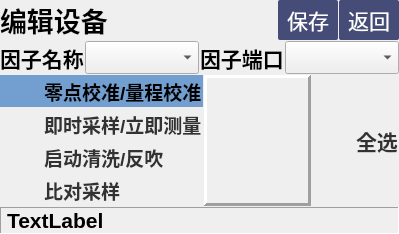
       <widget class="QWidget" name="deviceedit">
        <layout class="QVBoxLayout" name="verticalLayout_6" stretch="1,1,7,2">
         <property name="spacing">
          <number>1</number>
         </property>
         <property name="leftMargin">
          <number>0</number>
         </property>
         <property name="topMargin">
          <number>0</number>
         </property>
         <property name="rightMargin">
          <number>0</number>
         </property>
         <property name="bottomMargin">
          <number>0</number>
         </property>
         <item>
          <layout class="QHBoxLayout" name="horizontalLayout_3" stretch="7,0,0">
           <item>
            <widget class="QLabel" name="label_2">
             <property name="font">
              <font>
               <pointsize>20</pointsize>
               <weight>75</weight>
               <bold>true</bold>
              </font>
             </property>
             <property name="text">
              <string>编辑设备</string>
             </property>
            </widget>
           </item>
           <item>
            <widget class="QPushButton" name="save">
             <property name="sizePolicy">
              <sizepolicy hsizetype="Minimum" vsizetype="Preferred">
               <horstretch>0</horstretch>
               <verstretch>0</verstretch>
              </sizepolicy>
             </property>
             <property name="font">
              <font>
               <pointsize>16</pointsize>
              </font>
             </property>
             <property name="styleSheet">
              <string notr="true">QPushButton{
background-color: rgb(69, 76, 120);
color: rgb(255, 255, 255);
border: none;
border-radius: 2px;
width:60px;

}
 
QPushButton:hover{
background-color: rgb(0, 0, 152);
color: rgb(255, 255, 255);
border: none;
border-radius: 3px;

}
 
QPushButton:pressed{
background-color: rgb(0, 0, 152);
color: rgb(255, 255, 255);

}
</string>
             </property>
             <property name="text">
              <string>保存</string>
             </property>
            </widget>
           </item>
           <item>
            <widget class="QPushButton" name="reback">
             <property name="sizePolicy">
              <sizepolicy hsizetype="Minimum" vsizetype="Preferred">
               <horstretch>0</horstretch>
               <verstretch>0</verstretch>
              </sizepolicy>
             </property>
             <property name="font">
              <font>
               <pointsize>16</pointsize>
              </font>
             </property>
             <property name="styleSheet">
              <string notr="true">QPushButton{
background-color: rgb(69, 76, 120);
color: rgb(255, 255, 255);
border: none;
border-radius: 2px;
width:60px;

}
 
QPushButton:hover{
background-color: rgb(0, 0, 152);
color: rgb(255, 255, 255);
border: none;
border-radius: 3px;

}
 
QPushButton:pressed{
background-color: rgb(0, 0, 152);
color: rgb(255, 255, 255);

}
</string>
             </property>
             <property name="text">
              <string>返回</string>
             </property>
            </widget>
           </item>
          </layout>
         </item>
         <item>
          <layout class="QHBoxLayout" name="horizontalLayout_5" stretch="0,1,0,1">
           <item>
            <widget class="QLabel" name="label_4">
             <property name="sizePolicy">
              <sizepolicy hsizetype="Preferred" vsizetype="Preferred">
               <horstretch>0</horstretch>
               <verstretch>0</verstretch>
              </sizepolicy>
             </property>
             <property name="font">
              <font>
               <pointsize>16</pointsize>
               <weight>75</weight>
               <bold>true</bold>
              </font>
             </property>
             <property name="text">
              <string>因子名称</string>
             </property>
            </widget>
           </item>
           <item>
            <widget class="QComboBox" name="editfacBox">
             <property name="sizePolicy">
              <sizepolicy hsizetype="Preferred" vsizetype="Preferred">
               <horstretch>0</horstretch>
               <verstretch>0</verstretch>
              </sizepolicy>
             </property>
             <property name="font">
              <font>
               <pointsize>16</pointsize>
               <weight>75</weight>
               <bold>true</bold>
              </font>
             </property>
            </widget>
           </item>
           <item>
            <widget class="QLabel" name="label_5">
             <property name="sizePolicy">
              <sizepolicy hsizetype="Preferred" vsizetype="Preferred">
               <horstretch>0</horstretch>
               <verstretch>0</verstretch>
              </sizepolicy>
             </property>
             <property name="font">
              <font>
               <pointsize>16</pointsize>
               <weight>75</weight>
               <bold>true</bold>
              </font>
             </property>
             <property name="text">
              <string>因子端口</string>
             </property>
            </widget>
           </item>
           <item>
            <widget class="QComboBox" name="editcomBox">
             <property name="sizePolicy">
              <sizepolicy hsizetype="Preferred" vsizetype="Preferred">
               <horstretch>0</horstretch>
               <verstretch>0</verstretch>
              </sizepolicy>
             </property>
             <property name="font">
              <font>
               <pointsize>16</pointsize>
               <weight>75</weight>
               <bold>true</bold>
              </font>
             </property>
            </widget>
           </item>
          </layout>
         </item>
         <item>
          <layout class="QHBoxLayout" name="horizontalLayout_4" stretch="0,7,0">
           <item>
            <layout class="QVBoxLayout" name="verticalLayout_4">
             <item>
              <widget class="QCheckBox" name="editcmd1">
               <property name="sizePolicy">
                <sizepolicy hsizetype="Minimum" vsizetype="Preferred">
                 <horstretch>0</horstretch>
                 <verstretch>0</verstretch>
                </sizepolicy>
               </property>
               <property name="font">
                <font>
                 <pointsize>14</pointsize>
                 <weight>75</weight>
                 <bold>true</bold>
                </font>
               </property>
               <property name="styleSheet">
                <string notr="true">QCheckBox{
	border: none;/*最外层边框*/
}
QCheckBox::indicator{/*选择框尺寸*/
    background-color: rgba(0, 0, 0, 0);
	color:black;
    border: 0px solid #b1b1b1;
        width: 38px;
        height: 32px;
	font 75  18px &quot;Ubuntu&quot;;
}
QCheckBox:enabled:checked{
        color: rgb(0, 0, 0);
        font 75  18px &quot;Ubuntu&quot;;
			
		background-color: rgb(114, 159, 207);
}
QCheckBox:enabled:!checked{
        color: rgb(50, 50, 50);
       font 75  18px &quot;Ubuntu&quot;;

}
QCheckBox:enabled:hover{
      	font 75  20px &quot;Ubuntu&quot;;
        color: rgb(0, 20, 155);
}
QCheckBox:!enabled{
	color: rgb(80, 80, 80);
}
 
QCheckBox::indicator:unchecked {
   
	image: url(:/images/images/Off.png);
}

QCheckBox::indicator:checked {
    image: url(:/images/images/On.png);
}
</string>
               </property>
               <property name="text">
                <string>零点校准/量程校准</string>
               </property>
               <property name="checked">
                <bool>true</bool>
               </property>
               <property name="autoExclusive">
                <bool>true</bool>
               </property>
              </widget>
             </item>
             <item>
              <widget class="QCheckBox" name="editcmd2">
               <property name="sizePolicy">
                <sizepolicy hsizetype="Preferred" vsizetype="Preferred">
                 <horstretch>0</horstretch>
                 <verstretch>0</verstretch>
                </sizepolicy>
               </property>
               <property name="font">
                <font>
                 <pointsize>14</pointsize>
                 <weight>75</weight>
                 <bold>true</bold>
                </font>
               </property>
               <property name="styleSheet">
                <string notr="true">QCheckBox{
	border: none;/*最外层边框*/
}
QCheckBox::indicator{/*选择框尺寸*/
    background-color: rgba(0, 0, 0, 0);
	color:black;
    border: 0px solid #b1b1b1;
        width: 38px;
        height: 32px;
	font 75  18px &quot;Ubuntu&quot;;
}
QCheckBox:enabled:checked{
        color: rgb(0, 0, 0);
        font 75  18px &quot;Ubuntu&quot;;
			
		background-color: rgb(114, 159, 207);
}
QCheckBox:enabled:!checked{
        color: rgb(50, 50, 50);
       font 75  18px &quot;Ubuntu&quot;;

}
QCheckBox:enabled:hover{
      	font 75  20px &quot;Ubuntu&quot;;
        color: rgb(0, 20, 155);
}
QCheckBox:!enabled{
	color: rgb(80, 80, 80);
}
 
QCheckBox::indicator:unchecked {
   
	image: url(:/images/images/Off.png);
}

QCheckBox::indicator:checked {
    image: url(:/images/images/On.png);
}
</string>
               </property>
               <property name="text">
                <string>即时采样/立即测量</string>
               </property>
               <property name="autoExclusive">
                <bool>true</bool>
               </property>
              </widget>
             </item>
             <item>
              <widget class="QCheckBox" name="editcmd3">
               <property name="sizePolicy">
                <sizepolicy hsizetype="Preferred" vsizetype="Preferred">
                 <horstretch>0</horstretch>
                 <verstretch>0</verstretch>
                </sizepolicy>
               </property>
               <property name="font">
                <font>
                 <pointsize>14</pointsize>
                 <weight>75</weight>
                 <bold>true</bold>
                </font>
               </property>
               <property name="styleSheet">
                <string notr="true">QCheckBox{
	border: none;/*最外层边框*/
}
QCheckBox::indicator{/*选择框尺寸*/
    background-color: rgba(0, 0, 0, 0);
	color:black;
    border: 0px solid #b1b1b1;
        width: 38px;
        height: 32px;
	font 75  18px &quot;Ubuntu&quot;;
}
QCheckBox:enabled:checked{
        color: rgb(0, 0, 0);
        font 75  18px &quot;Ubuntu&quot;;
			
		background-color: rgb(114, 159, 207);
}
QCheckBox:enabled:!checked{
        color: rgb(50, 50, 50);
       font 75  18px &quot;Ubuntu&quot;;

}
QCheckBox:enabled:hover{
      	font 75  20px &quot;Ubuntu&quot;;
        color: rgb(0, 20, 155);
}
QCheckBox:!enabled{
	color: rgb(80, 80, 80);
}
 
QCheckBox::indicator:unchecked {
   
	image: url(:/images/images/Off.png);
}

QCheckBox::indicator:checked {
    image: url(:/images/images/On.png);
}
</string>
               </property>
               <property name="text">
                <string>启动清洗/反吹</string>
               </property>
               <property name="autoExclusive">
                <bool>true</bool>
               </property>
              </widget>
             </item>
             <item>
              <widget class="QCheckBox" name="editcmd4">
               <property name="sizePolicy">
                <sizepolicy hsizetype="Preferred" vsizetype="Preferred">
                 <horstretch>0</horstretch>
                 <verstretch>0</verstretch>
                </sizepolicy>
               </property>
               <property name="font">
                <font>
                 <pointsize>14</pointsize>
                 <weight>75</weight>
                 <bold>true</bold>
                </font>
               </property>
               <property name="styleSheet">
                <string notr="true">QCheckBox{
	border: none;/*最外层边框*/
}
QCheckBox::indicator{/*选择框尺寸*/
    background-color: rgba(0, 0, 0, 0);
	color:black;
    border: 0px solid #b1b1b1;
        width: 38px;
        height: 32px;
	font 75  18px &quot;Ubuntu&quot;;
}
QCheckBox:enabled:checked{
        color: rgb(0, 0, 0);
        font 75  18px &quot;Ubuntu&quot;;
			
		background-color: rgb(114, 159, 207);
}
QCheckBox:enabled:!checked{
        color: rgb(50, 50, 50);
       font 75  18px &quot;Ubuntu&quot;;

}
QCheckBox:enabled:hover{
      	font 75  20px &quot;Ubuntu&quot;;
        color: rgb(0, 20, 155);
}
QCheckBox:!enabled{
	color: rgb(80, 80, 80);
}
 
QCheckBox::indicator:unchecked {
   
	image: url(:/images/images/Off.png);
}

QCheckBox::indicator:checked {
    image: url(:/images/images/On.png);
}
</string>
               </property>
               <property name="text">
                <string>比对采样</string>
               </property>
               <property name="autoExclusive">
                <bool>true</bool>
               </property>
              </widget>
             </item>
            </layout>
           </item>
           <item>
            <widget class="QStackedWidget" name="edittimeframe">
             <property name="frameShape">
              <enum>QFrame::Panel</enum>
             </property>
             <property name="frameShadow">
              <enum>QFrame::Raised</enum>
             </property>
             <property name="lineWidth">
              <number>3</number>
             </property>
             <widget class="QWidget" name="ep1"/>
             <widget class="QWidget" name="ep2"/>
             <widget class="QWidget" name="ep3"/>
             <widget class="QWidget" name="ep4"/>
            </widget>
           </item>
           <item>
            <layout class="QVBoxLayout" name="verticalLayout_5">
             <item>
              <widget class="QCheckBox" name="editSelAll">
               <property name="font">
                <font>
                 <pointsize>16</pointsize>
                 <weight>75</weight>
                 <bold>true</bold>
                </font>
               </property>
               <property name="styleSheet">
                <string notr="true">QCheckBox{
	border: none;/*最外层边框*/
}
QCheckBox::indicator{/*选择框尺寸*/
    background-color: rgba(0, 0, 0, 0);
	color:black;
    border: 0px solid #b1b1b1;
        width: 38px;
        height: 32px;
	font 75  18px &quot;Ubuntu&quot;;
}
QCheckBox:enabled:checked{
        color: rgb(0, 0, 0);
        font 75  18px &quot;Ubuntu&quot;;
			
		background-color: rgb(114, 159, 207);
}
QCheckBox:enabled:!checked{
        color: rgb(50, 50, 50);
       font 75  18px &quot;Ubuntu&quot;;

}
QCheckBox:enabled:hover{
      	font 75  20px &quot;Ubuntu&quot;;
        color: rgb(0, 20, 155);
}
QCheckBox:!enabled{
	color: rgb(80, 80, 80);
}
 
QCheckBox::indicator:unchecked {
   
	image: url(:/images/images/Off.png);
}

QCheckBox::indicator:checked {
    image: url(:/images/images/On.png);
}
</string>
               </property>
               <property name="text">
                <string>全选</string>
               </property>
              </widget>
             </item>
            </layout>
           </item>
          </layout>
         </item>
         <item>
          <widget class="QLabel" name="editcmdinfo">
           <property name="font">
            <font>
             <pointsize>16</pointsize>
             <weight>75</weight>
             <bold>true</bold>
            </font>
           </property>
           <property name="frameShape">
            <enum>QFrame::Panel</enum>
           </property>
           <property name="frameShadow">
            <enum>QFrame::Sunken</enum>
           </property>
           <property name="text">
            <string>TextLabel</string>
           </property>
          </widget>
         </item>
        </layout>
       </widget>
